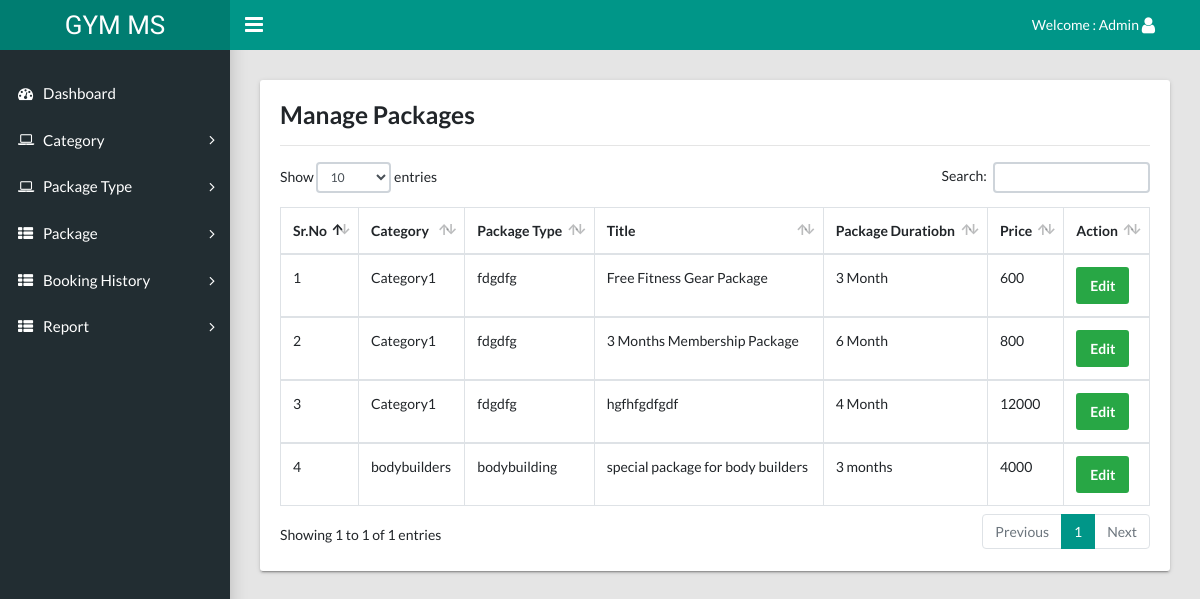
Page /admin/manage-post.php (signed in) on the committed database.
### tables this page shows
CREATE TABLE `tbladdpackage` (
  `id` int(11) NOT NULL,
  `category` varchar(45) DEFAULT NULL,
  `titlename` varchar(450) DEFAULT NULL,
  `PackageType` varchar(45) DEFAULT NULL,
  `PackageDuratiobn` varchar(45) DEFAULT NULL,
  `Price` varchar(45) DEFAULT NULL,
  `uploadphoto` varchar(450) DEFAULT NULL,
  `Description` varchar(450) DEFAULT NULL,
  `create_date` timestamp NULL DEFAULT current_timestamp()
);

CREATE TABLE `tblcategory` (
  `id` int(11) NOT NULL,
  `category_name` varchar(45) DEFAULT NULL,
  `status` varchar(45) DEFAULT '0'
);

CREATE TABLE `tblpackage` (
  `id` int(11) NOT NULL,
  `cate_id` varchar(45) DEFAULT NULL,
  `PackageName` varchar(45) DEFAULT NULL
);

### admin/manage-post.php (the view, shortened to what this page needs)
<?php session_start();
if (strlen($_SESSION['adminid']==0)) {
  header('location:logout.php');
  } else{
?>
<!DOCTYPE html>
<html lang="en">
  <head>
    <link rel="stylesheet" type="text/css" href="css/main.css">
    <link rel="stylesheet" type="text/css" href="https://maxcdn.bootstrapcdn.com/font-awesome/4.7.0/css/font-awesome.min.css">
  </head>
  <body class="app sidebar-mini rtl">
 <?php include 'include/header.php'; ?>
     <?php include 'include/sidebar.php'; ?>
    <main class="app-content">
      <div class="row">
        <div class="col-md-12">
          <div class="tile">
            <div class="tile-body">
               <h3>Manage Packages</h3>
              <hr />
              <table class="table table-hover table-bordered" id="sampleTable">
                <thead>
                  <tr>
                    <th>Sr.No</th>
                    <th>Category</th>
                    <th>Package Type</th>
                    <th>Title</th>
                    <th>Package Duratiobn</th>
                    <th>Price</th>
                    <th>Action</th>
                  </tr>
                </thead>
                   <?php
                   include  'include/config.php';
                  $sql="SELECT t1.id as packageid,t2.*,t3.*,t1.* FROM tbladdpackage as t1
                    join tblcategory as t2
                    on t1.category=t2.id
                    join tblpackage as t3
                    on t1.PackageType=t3.id";
                  $query= $dbh->prepare($sql);
                  $query-> execute();
                  $results = $query -> fetchAll(PDO::FETCH_OBJ);
                  $cnt=1;
                  if($query -> rowCount() > 0)
                  {
                  foreach($results as $result)
                  {
                  ?>
                <tbody>
                  <tr>
                    <td><?php echo($cnt);?></td>
                    <td><?php echo htmlentities($result->category_name);?></td>
                  <td><?php echo htmlentities($result->PackageName);?></td>
                  <td><?php echo htmlentities($result->titlename);?></td>
                  <td><?php echo htmlentities($result->PackageDuratiobn);?></td>
                  <td><?php echo htmlentities($result->Price);?></td>
                  <td>
                   <a href="edit-post.php?pid=<?php echo htmlentities($result->packageid);?>"><span class="btn btn-success">Edit</span></td>
                  </tr>
                </tbody>
                 <?php  $cnt=$cnt+1; } } ?>
              </table>
            </div>
          </div>
        </div>
      </div>
    </main>
  </body>
</html>
<?php } ?>

### rows in the picture
tbladdpackage: tblcategory.category_name "Category1", tblpackage.PackageName "fdgdfg", titlename "Free Fitness Gear Package", PackageDuratiobn "3 Month", Price "600"
tbladdpackage: tblcategory.category_name "Category1", tblpackage.PackageName "fdgdfg", titlename "3 Months Membership Package", PackageDuratiobn "6 Month", Price "800"
tbladdpackage: tblcategory.category_name "Category1", tblpackage.PackageName "fdgdfg", titlename "hgfhfgdfgdf", PackageDuratiobn "4 Month", Price "12000"
tbladdpackage: tblcategory.category_name "bodybuilders", tblpackage.PackageName "bodybuilding", titlename "special package for body builders", PackageDuratiobn "3 months", Price "4000"
